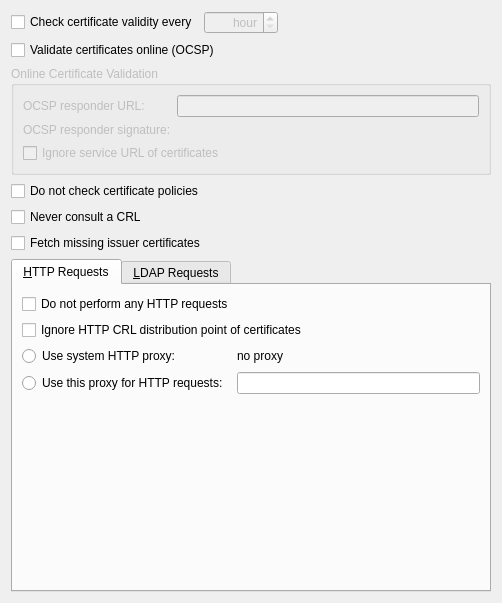
<ui version="4.0" >
 <class>Kleo::Config::SMimeValidationConfigurationWidget</class>
 <widget class="QWidget" name="Kleo::Config::SMimeValidationConfigurationWidget" >
  <property name="geometry" >
   <rect>
    <x>0</x>
    <y>0</y>
    <width>502</width>
    <height>603</height>
   </rect>
  </property>
  <layout class="QVBoxLayout" name="verticalLayout" >
   <item>
    <layout class="QHBoxLayout" name="horizontalLayout" >
     <item>
      <widget class="QCheckBox" name="intervalRefreshCB" >
       <property name="whatsThis" >
        <string>This option enables interval checking of certificate validity. You can also choose the checking interval (in hours). Note that validation is performed implicitly whenever significant files in ~/.gnupg change. This option therefore only affects external factors of certificate validity.</string>
       </property>
       <property name="text" >
        <string>Check certificate validity every</string>
       </property>
      </widget>
     </item>
     <item>
      <widget class="QSpinBox" name="intervalRefreshSB" >
       <property name="enabled" >
        <bool>false</bool>
       </property>
       <property name="whatsThis" >
        <string>This option enables interval checking of certificate validity. You can also choose the checking interval (in hours). Note that validation is performed implicitly whenever significant files in ~/.gnupg change. This option therefore only affects external factors of certificate validity.</string>
       </property>
       <property name="alignment" >
        <set>Qt::AlignRight|Qt::AlignTrailing|Qt::AlignVCenter</set>
       </property>
       <property name="specialValueText" >
        <string>hour</string>
       </property>
       <property name="suffix" >
        <string> hours</string>
       </property>
       <property name="minimum" >
        <number>1</number>
       </property>
       <property name="maximum" >
        <number>24</number>
       </property>
      </widget>
     </item>
     <item>
      <spacer name="horizontalSpacer" >
       <property name="orientation" >
        <enum>Qt::Horizontal</enum>
       </property>
       <property name="sizeHint" stdset="0" >
        <size>
         <width>40</width>
         <height>20</height>
        </size>
       </property>
      </spacer>
     </item>
    </layout>
   </item>
   <item>
    <widget class="QCheckBox" name="OCSPCB" >
     <property name="whatsThis" >
      <string>If this option is selected, S/MIME certificates are validated online using the Online Certificates Status Protocol (OCSP). Fill in the URL of the OCSP responder below.</string>
     </property>
     <property name="text" >
      <string>Validate certificates online (OCSP)</string>
     </property>
    </widget>
   </item>
   <item>
    <widget class="QGroupBox" name="OCSPGroupBox" >
     <property name="enabled" >
      <bool>false</bool>
     </property>
     <property name="title" >
      <string>Online Certificate Validation</string>
     </property>
     <layout class="QGridLayout" >
      <item row="0" column="0" >
       <widget class="QLabel" name="OCSPResponderURLLabel" >
        <property name="text" >
         <string>OCSP responder URL:</string>
        </property>
        <property name="wordWrap" >
         <bool>false</bool>
        </property>
       </widget>
      </item>
      <item row="0" column="1" >
       <widget class="QLineEdit" name="OCSPResponderURL" >
        <property name="whatsThis" >
         <string>Enter here the address of the server for online validation of certificates (OCSP responder). The URL is usually starting with http://.</string>
        </property>
       </widget>
      </item>
      <item row="1" column="0" >
       <widget class="QLabel" name="OCSPResponderSignatureLabel" >
        <property name="text" >
         <string>OCSP responder signature:</string>
        </property>
        <property name="wordWrap" >
         <bool>false</bool>
        </property>
       </widget>
      </item>
      <item row="2" column="0" colspan="2" >
       <widget class="QCheckBox" name="ignoreServiceURLCB" >
        <property name="text" >
         <string>Ignore service URL of certificates</string>
        </property>
       </widget>
      </item>
      <item row="1" column="1" >
       <widget class="KleopatraClientCopy::Gui::CertificateRequester" native="1" name="OCSPResponderSignature" >
        <property name="whatsThis" >
         <string>Choose here the certificate with which the OCSP server signs its replies.</string>
        </property>
       </widget>
      </item>
     </layout>
    </widget>
   </item>
   <item>
    <widget class="QCheckBox" name="doNotCheckCertPolicyCB" >
     <property name="whatsThis" >
      <string>By default, GnuPG uses the file ~/.gnupg/policies.txt to check if a certificate policy is allowed. If this option is selected, policies are not checked.</string>
     </property>
     <property name="text" >
      <string>Do not check certificate policies</string>
     </property>
    </widget>
   </item>
   <item>
    <widget class="QCheckBox" name="neverConsultCB" >
     <property name="whatsThis" >
      <string>If this option is checked, Certificate Revocation Lists are never used to validate S/MIME certificates.</string>
     </property>
     <property name="text" >
      <string>Never consult a CRL</string>
     </property>
    </widget>
   </item>
   <item>
    <widget class="QCheckBox" name="fetchMissingCB" >
     <property name="whatsThis" >
      <string>If this option is checked, missing issuer certificates are fetched when necessary (this applies to both validation methods, CRLs and OCSP).</string>
     </property>
     <property name="text" >
      <string>Fetch missing issuer certificates</string>
     </property>
    </widget>
   </item>
   <item>
    <widget class="QTabWidget" name="requestsTabs" >
     <widget class="QWidget" name="tabHTTP" >
      <attribute name="title" >
       <string>&amp;HTTP Requests</string>
      </attribute>
      <layout class="QGridLayout" >
       <item row="0" column="0" colspan="2" >
        <widget class="QCheckBox" name="disableHTTPCB" >
         <property name="whatsThis" >
          <string>Entirely disables the use of HTTP for S/MIME.</string>
         </property>
         <property name="text" >
          <string>Do not perform any HTTP requests</string>
         </property>
        </widget>
       </item>
       <item row="1" column="0" colspan="2" >
        <widget class="QCheckBox" name="ignoreHTTPDPCB" >
         <property name="whatsThis" >
          <string>When looking for the location of a CRL, the to-be-tested certificate usually contains what are known as "CRL Distribution Point" (DP) entries, which are URLs describing the way to access the CRL. The first-found DP entry is used.  With this option, all entries using the HTTP scheme are ignored when looking for a suitable DP.</string>
         </property>
         <property name="text" >
          <string>Ignore HTTP CRL distribution point of certificates</string>
         </property>
        </widget>
       </item>
       <item row="2" column="0" >
        <widget class="QRadioButton" name="honorHTTPProxyRB" >
         <property name="whatsThis" >
          <string>If this option is selected, the value of the HTTP proxy shown on the right (which comes from the environment variable http_proxy) will be used for any HTTP request.</string>
         </property>
         <property name="text" >
          <string>Use system HTTP proxy:</string>
         </property>
        </widget>
       </item>
       <item row="2" column="1" >
        <widget class="QLabel" name="systemHTTPProxy" >
         <property name="text" >
          <string>no proxy</string>
         </property>
         <property name="wordWrap" >
          <bool>false</bool>
         </property>
        </widget>
       </item>
       <item row="3" column="0" >
        <widget class="QRadioButton" name="useCustomHTTPProxyRB" >
         <property name="text" >
          <string>Use this proxy for HTTP requests: </string>
         </property>
        </widget>
       </item>
       <item row="3" column="1" >
        <widget class="QLineEdit" name="customHTTPProxy" >
         <property name="whatsThis" >
          <string>&lt;p&gt;If no system proxy is set, or you need to use a different proxy for GpgSM, you can enter its location here.&lt;/p&gt;&lt;p&gt;It will be used for all HTTP requests relating to S/MIME.&lt;/p&gt;&lt;p&gt;The syntax is host:port, for instance myproxy.nowhere.com:3128.&lt;/p&gt;</string>
         </property>
        </widget>
       </item>
       <item row="4" column="0" colspan="2" >
        <spacer>
         <property name="orientation" >
          <enum>Qt::Vertical</enum>
         </property>
         <property name="sizeHint" stdset="0" >
          <size>
           <width>320</width>
           <height>16</height>
          </size>
         </property>
        </spacer>
       </item>
      </layout>
     </widget>
     <widget class="QWidget" name="tabLDAP" >
      <attribute name="title" >
       <string>&amp;LDAP Requests</string>
      </attribute>
      <layout class="QGridLayout" >
       <item row="0" column="0" colspan="2" >
        <widget class="QCheckBox" name="disableLDAPCB" >
         <property name="whatsThis" >
          <string>Entirely disables the use of LDAP for S/MIME.</string>
         </property>
         <property name="text" >
          <string>Do not perform any LDAP requests</string>
         </property>
        </widget>
       </item>
       <item row="1" column="0" colspan="2" >
        <widget class="QCheckBox" name="ignoreLDAPDPCB" >
         <property name="whatsThis" >
          <string>When looking for the location of a CRL, the to-be-tested certificate usually contains what are known as "CRL Distribution Point" (DP) entries, which are URLs describing the way to access the CRL. The first found DP entry is used.  With this option, all entries using the LDAP scheme are ignored when looking for a suitable DP.</string>
         </property>
         <property name="text" >
          <string>Ignore LDAP CRL distribution point of certificates</string>
         </property>
        </widget>
       </item>
       <item row="2" column="0" >
        <widget class="QLabel" name="customLDAPLabel" >
         <property name="text" >
          <string>Primary host for LDAP requests:</string>
         </property>
         <property name="wordWrap" >
          <bool>false</bool>
         </property>
        </widget>
       </item>
       <item row="2" column="1" >
        <widget class="QLineEdit" name="customLDAPProxy" >
         <property name="whatsThis" >
          <string>Entering an LDAP server here will make all LDAP requests go to that server first. More precisely, this setting overrides any specified host and port part in a LDAP URL and will also be used if host and port have been omitted from the URL. Other LDAP servers will be used only if the connection to the "proxy" failed.
The syntax is "HOST" or "HOST:PORT". If PORT is omitted, port 389 (standard LDAP port) is used.</string>
         </property>
        </widget>
       </item>
       <item row="3" column="0" colspan="2" >
        <spacer>
         <property name="orientation" >
          <enum>Qt::Vertical</enum>
         </property>
         <property name="sizeHint" stdset="0" >
          <size>
           <width>320</width>
           <height>16</height>
          </size>
         </property>
        </spacer>
       </item>
      </layout>
     </widget>
    </widget>
   </item>
  </layout>
 </widget>
 <customwidgets>
  <customwidget>
   <class>KleopatraClientCopy::Gui::CertificateRequester</class>
   <extends>QWidget</extends>
   <header>libkleopatraclient/gui/certificaterequester.h</header>
   <container>1</container>
  </customwidget>
 </customwidgets>
 <includes>
  <include location="local" >libkleo/keyrequester.h</include>
 </includes>
 <resources/>
 <connections>
  <connection>
   <sender>OCSPCB</sender>
   <signal>toggled(bool)</signal>
   <receiver>OCSPGroupBox</receiver>
   <slot>setEnabled(bool)</slot>
   <hints>
    <hint type="sourcelabel" >
     <x>20</x>
     <y>20</y>
    </hint>
    <hint type="destinationlabel" >
     <x>29</x>
     <y>99</y>
    </hint>
   </hints>
  </connection>
  <connection>
   <sender>useCustomHTTPProxyRB</sender>
   <signal>toggled(bool)</signal>
   <receiver>customHTTPProxy</receiver>
   <slot>setEnabled(bool)</slot>
   <hints>
    <hint type="sourcelabel" >
     <x>44</x>
     <y>542</y>
    </hint>
    <hint type="destinationlabel" >
     <x>481</x>
     <y>542</y>
    </hint>
   </hints>
  </connection>
  <connection>
   <sender>disableLDAPCB</sender>
   <signal>toggled(bool)</signal>
   <receiver>ignoreLDAPDPCB</receiver>
   <slot>setDisabled(bool)</slot>
   <hints>
    <hint type="sourcelabel" >
     <x>190</x>
     <y>440</y>
    </hint>
    <hint type="destinationlabel" >
     <x>188</x>
     <y>471</y>
    </hint>
   </hints>
  </connection>
  <connection>
   <sender>disableLDAPCB</sender>
   <signal>toggled(bool)</signal>
   <receiver>customLDAPLabel</receiver>
   <slot>setDisabled(bool)</slot>
   <hints>
    <hint type="sourcelabel" >
     <x>136</x>
     <y>440</y>
    </hint>
    <hint type="destinationlabel" >
     <x>146</x>
     <y>508</y>
    </hint>
   </hints>
  </connection>
  <connection>
   <sender>disableLDAPCB</sender>
   <signal>toggled(bool)</signal>
   <receiver>customLDAPProxy</receiver>
   <slot>setDisabled(bool)</slot>
   <hints>
    <hint type="sourcelabel" >
     <x>328</x>
     <y>440</y>
    </hint>
    <hint type="destinationlabel" >
     <x>481</x>
     <y>508</y>
    </hint>
   </hints>
  </connection>
  <connection>
   <sender>disableHTTPCB</sender>
   <signal>toggled(bool)</signal>
   <receiver>ignoreHTTPDPCB</receiver>
   <slot>setDisabled(bool)</slot>
   <hints>
    <hint type="sourcelabel" >
     <x>338</x>
     <y>440</y>
    </hint>
    <hint type="destinationlabel" >
     <x>338</x>
     <y>471</y>
    </hint>
   </hints>
  </connection>
  <connection>
   <sender>disableHTTPCB</sender>
   <signal>toggled(bool)</signal>
   <receiver>honorHTTPProxyRB</receiver>
   <slot>setDisabled(bool)</slot>
   <hints>
    <hint type="sourcelabel" >
     <x>116</x>
     <y>440</y>
    </hint>
    <hint type="destinationlabel" >
     <x>126</x>
     <y>507</y>
    </hint>
   </hints>
  </connection>
  <connection>
   <sender>disableHTTPCB</sender>
   <signal>toggled(bool)</signal>
   <receiver>useCustomHTTPProxyRB</receiver>
   <slot>setDisabled(bool)</slot>
   <hints>
    <hint type="sourcelabel" >
     <x>92</x>
     <y>440</y>
    </hint>
    <hint type="destinationlabel" >
     <x>98</x>
     <y>542</y>
    </hint>
   </hints>
  </connection>
  <connection>
   <sender>intervalRefreshCB</sender>
   <signal>toggled(bool)</signal>
   <receiver>intervalRefreshSB</receiver>
   <slot>setEnabled(bool)</slot>
   <hints>
    <hint type="sourcelabel" >
     <x>282</x>
     <y>243</y>
    </hint>
    <hint type="destinationlabel" >
     <x>334</x>
     <y>245</y>
    </hint>
   </hints>
  </connection>
 </connections>
</ui>
